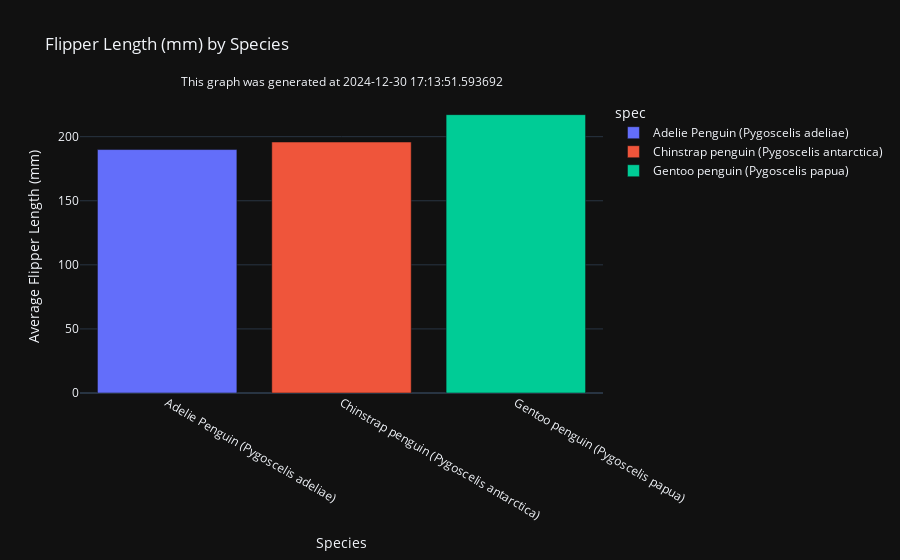

This figure's notebook cell:
### Code cell
# Create timestamp
from datetime import datetime
timestamp = datetime.now()

# Create plot
fig = px.bar(penguines_avg_flipper, x='spec', y='av_flip_length', color="spec", title='Flipper Length (mm) by Species')

# Change the axis titles
fig.update_layout({'xaxis': {'title': {'text': 'Species'}},
                  'yaxis': {'title': {'text': 'Average Flipper Length (mm)'}}})

# Add an annotation and show
fig.update_layout({'annotations': [{
  "text": f"This graph was generated at {timestamp}", 
  "showarrow": False, "x": 0.5, "y": 1.1, "xref": "paper", "yref": "paper"}]})
fig.show()

### Figure 1 — Plotly figure (JSON) as saved in the notebook; plotly's stock layout.template omitted (floating-point values rounded to 4 significant figures)
{"data": [{"alignmentgroup": "True", "hovertemplate": "spec=%{x}<br>av_flip_length=%{y}<extra></extra>", "legendgroup": "Adelie Penguin (Pygoscelis adeliae)", "marker": {"color": "#636efa", "pattern": {"shape": ""}}, "name": "Adelie Penguin (Pygoscelis adeliae)", "offsetgroup": "Adelie Penguin (Pygoscelis adeliae)", "orientation": "v", "showlegend": true, "textposition": "auto", "x": ["Adelie Penguin (Pygoscelis adeliae)"], "xaxis": "x", "y": [190.0], "yaxis": "y", "type": "bar"}, {"alignmentgroup": "True", "hovertemplate": "spec=%{x}<br>av_flip_length=%{y}<extra></extra>", "legendgroup": "Chinstrap penguin (Pygoscelis antarctica)", "marker": {"color": "#EF553B", "pattern": {"shape": ""}}, "name": "Chinstrap penguin (Pygoscelis antarctica)", "offsetgroup": "Chinstrap penguin (Pygoscelis antarctica)", "orientation": "v", "showlegend": true, "textposition": "auto", "x": ["Chinstrap penguin (Pygoscelis antarctica)"], "xaxis": "x", "y": [195.8], "yaxis": "y", "type": "bar"}, {"alignmentgroup": "True", "hovertemplate": "spec=%{x}<br>av_flip_length=%{y}<extra></extra>", "legendgroup": "Gentoo penguin (Pygoscelis papua)", "marker": {"color": "#00cc96", "pattern": {"shape": ""}}, "name": "Gentoo penguin (Pygoscelis papua)", "offsetgroup": "Gentoo penguin (Pygoscelis papua)", "orientation": "v", "showlegend": true, "textposition": "auto", "x": ["Gentoo penguin (Pygoscelis papua)"], "xaxis": "x", "y": [217.2], "yaxis": "y", "type": "bar"}], "layout": {"xaxis": {"anchor": "y", "domain": [0.0, 1.0], "title": {"text": "Species"}, "categoryorder": "array", "categoryarray": ["Adelie Penguin (Pygoscelis adeliae)", "Chinstrap penguin (Pygoscelis antarctica)", "Gentoo penguin (Pygoscelis papua)"]}, "yaxis": {"anchor": "x", "domain": [0.0, 1.0], "title": {"text": "Average Flipper Length (mm)"}}, "legend": {"title": {"text": "spec"}, "tracegroupgap": 0}, "title": {"text": "Flipper Length (mm) by Species"}, "barmode": "relative", "annotations": [{"showarrow": false, "text": "This graph was generated at 2024-12-30 17:13:51.593692", "x": 0.5, "xref": "paper", "y": 1.1, "yref": "paper"}]}}
